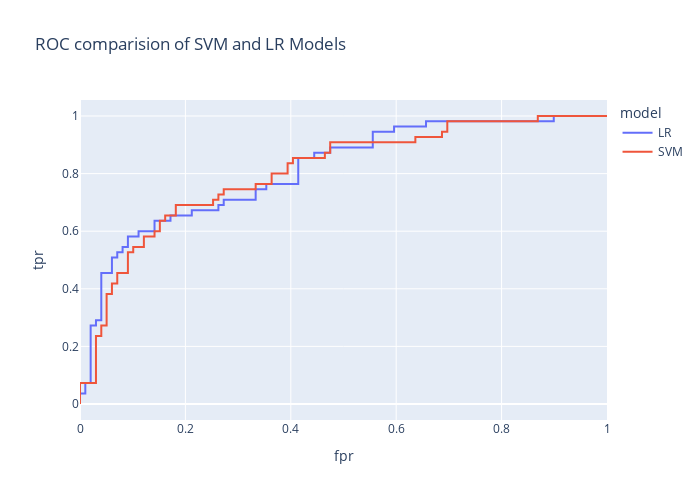

Notebook cell for this chart:
### Code cell
temp['model'] = 'LR'
temp.head()
svc_temp['model'] = 'SVM'
svc_temp.head()
comp = pd.concat((temp,svc_temp),axis=0)

px.line(comp,x='fpr',y='tpr',color='model',hover_data=comp.columns,title='ROC comparision of SVM and LR Models').update_layout(height=500,width=700)

### Figure 1 — Plotly figure (JSON) as saved in the notebook; plotly's stock layout.template omitted (floating-point values rounded to 4 significant figures; data arrays with more than 128 entries replaced by an {"elided": "..."} marker saying what was removed)
{"data": [{"customdata": {"elided": "50x3 mixed values"}, "hovertemplate": "model=%{customdata[2]}<br>fpr=%{x}<br>tpr=%{y}<br>thresh=%{customdata[0]}<br>youden_j=%{customdata[1]}<extra></extra>", "legendgroup": "LR", "line": {"color": "#636efa", "dash": "solid"}, "marker": {"symbol": "circle"}, "mode": "lines", "name": "LR", "orientation": "v", "showlegend": true, "type": "scatter", "x": [0, 0, 0, 0.0101, 0.0101, 0.0202, 0.0202, 0.0303, 0.0303, 0.0404, 0.0404, 0.06061, 0.06061, 0.07071, 0.07071, 0.08081, 0.08081, 0.09091, 0.09091, 0.1111, 0.1111, 0.1414, 0.1414, 0.1717, 0.1717, 0.2121, 0.2121, 0.2626, 0.2626, 0.2727, 0.2727, 0.3333, 0.3333, 0.3535, 0.3535, 0.4141, 0.4141, 0.4444, 0.4444, 0.4747, 0.4747, 0.5556, 0.5556, 0.596, 0.596, 0.6566, 0.6566, 0.899, 0.899, 1], "xaxis": "x", "y": [0, 0.01818, 0.03636, 0.03636, 0.07273, 0.07273, 0.2727, 0.2727, 0.2909, 0.2909, 0.4545, 0.4545, 0.5091, 0.5091, 0.5273, 0.5273, 0.5455, 0.5455, 0.5818, 0.5818, 0.6, 0.6, 0.6364, 0.6364, 0.6545, 0.6545, 0.6727, 0.6727, 0.6909, 0.6909, 0.7091, 0.7091, 0.7455, 0.7455, 0.7636, 0.7636, 0.8545, 0.8545, 0.8727, 0.8727, 0.8909, 0.8909, 0.9455, 0.9455, 0.9636, 0.9636, 0.9818, 0.9818, 1, 1], "yaxis": "y"}, {"customdata": {"elided": "54x3 mixed values"}, "hovertemplate": "model=%{customdata[2]}<br>fpr=%{x}<br>tpr=%{y}<br>thresh=%{customdata[0]}<br>youden_j=%{customdata[1]}<extra></extra>", "legendgroup": "SVM", "line": {"color": "#EF553B", "dash": "solid"}, "marker": {"symbol": "circle"}, "mode": "lines", "name": "SVM", "orientation": "v", "showlegend": true, "type": "scatter", "x": [0, 0, 0, 0.0303, 0.0303, 0.0404, 0.0404, 0.05051, 0.05051, 0.06061, 0.06061, 0.07071, 0.07071, 0.09091, 0.09091, 0.101, 0.101, 0.1212, 0.1212, 0.1414, 0.1414, 0.1515, 0.1515, 0.1616, 0.1616, 0.1818, 0.1818, 0.2525, 0.2525, 0.2626, 0.2626, 0.2727, 0.2727, 0.3333, 0.3333, 0.3636, 0.3636, 0.3939, 0.3939, 0.404, 0.404, 0.4646, 0.4646, 0.4747, 0.4747, 0.6364, 0.6364, 0.6869, 0.6869, 0.697, 0.697, 0.8687, 0.8687, 1], "xaxis": "x", "y": [0, 0.01818, 0.07273, 0.07273, 0.2364, 0.2364, 0.2727, 0.2727, 0.3818, 0.3818, 0.4182, 0.4182, 0.4545, 0.4545, 0.5273, 0.5273, 0.5455, 0.5455, 0.5818, 0.5818, 0.6, 0.6, 0.6364, 0.6364, 0.6545, 0.6545, 0.6909, 0.6909, 0.7091, 0.7091, 0.7273, 0.7273, 0.7455, 0.7455, 0.7636, 0.7636, 0.8, 0.8, 0.8364, 0.8364, 0.8545, 0.8545, 0.8727, 0.8727, 0.9091, 0.9091, 0.9273, 0.9273, 0.9455, 0.9455, 0.9818, 0.9818, 1, 1], "yaxis": "y"}], "layout": {"height": 500, "legend": {"title": {"text": "model"}, "tracegroupgap": 0}, "title": {"text": "ROC comparision of SVM and LR Models"}, "width": 700, "xaxis": {"anchor": "y", "autorange": true, "domain": [0, 1], "range": [0, 1], "title": {"text": "fpr"}, "type": "linear"}, "yaxis": {"anchor": "x", "autorange": true, "domain": [0, 1], "range": [-0.05556, 1.056], "title": {"text": "tpr"}, "type": "linear"}}}
